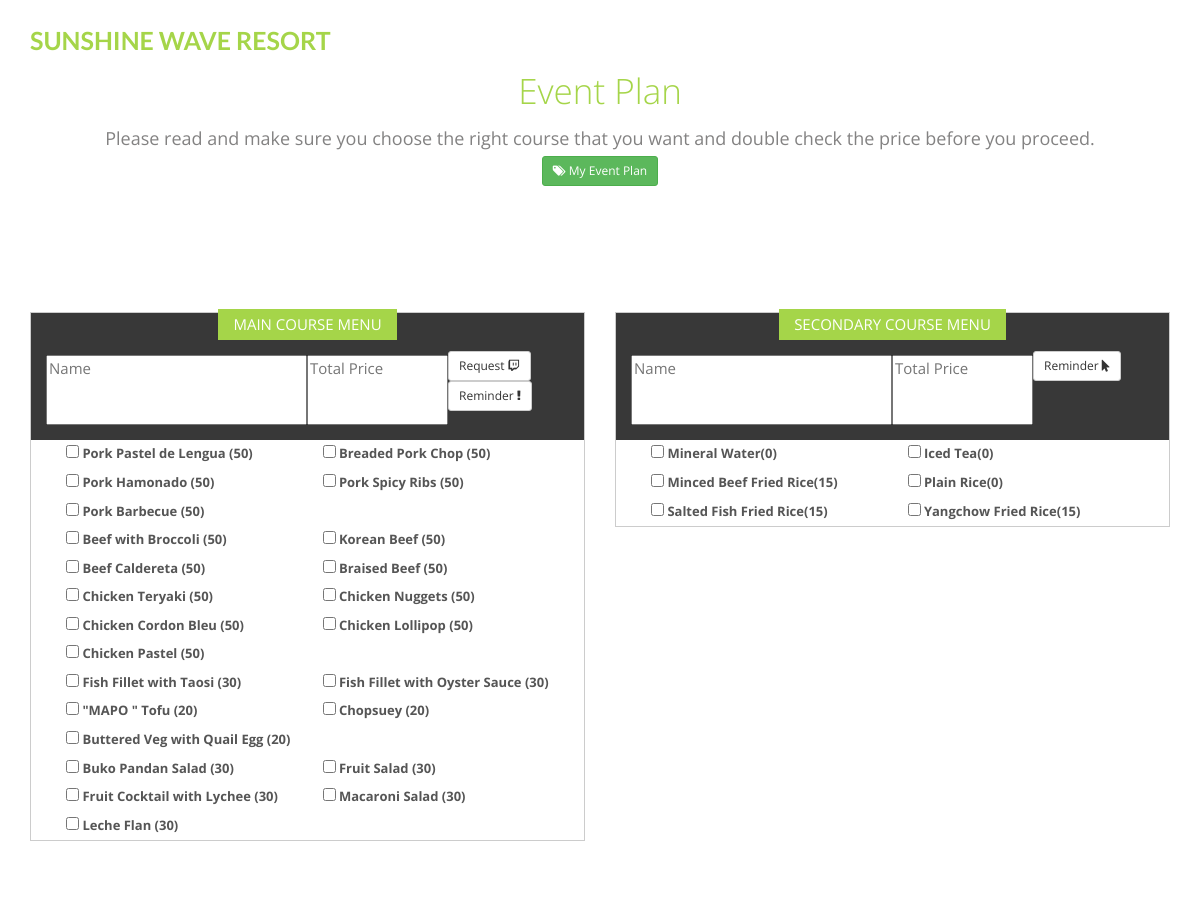
The app's page /service.php with its own data.
### tables this page shows
CREATE TABLE `tb_menu_primary_dish` (
  `menuid` int(11) NOT NULL AUTO_INCREMENT,
  `menuname` varchar(50) DEFAULT NULL,
  `f_typeid` int(11) DEFAULT NULL,
  `price` double DEFAULT NULL,
  PRIMARY KEY (`menuid`)
);

CREATE TABLE `tb_menu_secondary_dish` (
  `addid` int(11) NOT NULL AUTO_INCREMENT,
  `menuname` varchar(50) DEFAULT NULL,
  `f_typeid` int(11) DEFAULT NULL,
  `price` double DEFAULT NULL,
  PRIMARY KEY (`addid`)
);

### service.php (the view, shortened to what this page needs)
<!DOCTYPE html>
<html lang="en">
  <head>
    <link href="assets/css/font-awesome.css" rel="stylesheet">
    <link href="assets/css/bootstrap.css" rel="stylesheet">
    <link rel="stylesheet" type="text/css" href="assets/css/slick.css"/>
    <link rel="stylesheet" href="assets/css/jquery.fancybox.css" type="text/css" media="screen" />
    <link rel="stylesheet" type="text/css" href="assets/css/animate.css"/>
    <link rel="stylesheet" type="text/css" href="assets/css/bootstrap-progressbar-3.3.4.css"/>
    <link id="switcher" href="assets/css/theme-color/bridge-theme.css" rel="stylesheet">
    <link href="style.css" rel="stylesheet">
  </head>
  <body>
  <section id="menu-area">
    <nav class="navbar navbar-default" role="navigation">
      <div class="container">
        <div class="navbar-header">
          <a class="navbar-brand">Sunshine Wave Resort</a>
        </div>
    </nav>
  </section>
 <form action="g_createplan.php" method="POST">
            <div class="error-content">
              <span>Event Plan</span>
              <p>Please read and make sure you choose the right course that you want and double check the price before you proceed.</p>
              <div class="price-footer">
			 <sup class="price-up"> <button type="button" class="btn btn-success btn-sm pull-center" data-toggle="modal" data-target="#myplan"><i class="fa fa-tags"></i> My Event Plan </button></sup>
                  </div>
            </div>
			<br>
			<br>
  <section id="service">
    <div class="container">
      <div class="row">
        <div class="col-md-12">
          <div class="pricing-table-content">
            <div class="row">
			<div class="col-md-6 col-sm-6 col-xs-12">
                <div class="single-table-price" >
                  <div class="price-header">
                    <span class="price-title">Main Course Menu</span>
                    <div class="price">
<textarea name="mainname"  id="mainname" class="pull-left" cols="30" rows="3" readonly placeholder="Name"></textarea>
<textarea name="maintotal" id="maintotal" class="pull-left" cols="15" rows="3"  readonly placeholder="Total Price"></textarea>
<sup class="price-up"> <button type="button" class="btn btn-default btn-sm pull-left" data-toggle="modal" data-target="#reqform"> Request  <i class="fa fa-twitch"></i></button></sup>
<sup class="price-up"> <button type="button" class="btn btn-default btn-sm pull-left" data-toggle="modal" data-target="#menurem"> Reminder <i class="fa fa-exclamation"></i></button></sup>
                    </div>
                  </div>
                  <div class="price-article">
<?php
$query="select menuid,menuname,ftypename,price from tb_menu_primary_dish join tb_foodtype on f_typeid=ftypeid where ftypename='pork'";
$result=mysql_query($query);
while($row=mysql_fetch_assoc($result))
{
echo '     <ul>
    <div class="col-md-6 col-sm-6 col-xs-12">
  <li align="left"><input type="checkbox"  id="'.$row['menuid'].'" name="menu" value="'.$row['price'].'" onclick="calculate()" >
	<label id="main'.$row['menuid'].'" for="'.$row['menuid'].'">'.$row['menuname'].' ('.$row['price'].')</label>
	</li></div>
                    </ul>';
}
?>
                </div>
					 <div class="price-article" >
<?php
$query="select menuid,menuname,ftypename,price from tb_menu_primary_dish join tb_foodtype on f_typeid=ftypeid where ftypename='beef'";
$result=mysql_query($query);
while($row=mysql_fetch_assoc($result))
{
echo '     <ul>
    <div class="col-md-6 col-sm-6 col-xs-12">
  <li align="left"><input type="checkbox"  id="'.$row['menuid'].'" name="menu" value="'.$row['price'].'" onclick="calculate()" >
	<label id="main'.$row['menuid'].'" for="'.$row['menuid'].'">'.$row['menuname'].' ('.$row['price'].')</label>
	</li></div>
                    </ul>';
}
?>
                </div>
<div class="price-article" >
<?php
$query="select menuid,menuname,ftypename,price from tb_menu_primary_dish join tb_foodtype on f_typeid=ftypeid where ftypename='chicken'";
$result=mysql_query($query);
while($row=mysql_fetch_assoc($result))
{
echo '     <ul>
    <div class="col-md-6 col-sm-6 col-xs-12">
  <li align="left"><input type="checkbox"  id="'.$row['menuid'].'" name="menu" value="'.$row['price'].'" onclick="calculate()" >
	<label id="main'.$row['menuid'].'" for="'.$row['menuid'].'">'.$row['menuname'].' ('.$row['price'].')</label>
	</li></div>
                    </ul>';
}
?>
                </div>
				<div class="price-article" >
<?php
$query="select menuid,menuname,ftypename,price from tb_menu_primary_dish join tb_foodtype on f_typeid=ftypeid where ftypename='fish'";
$result=mysql_query($query);
while($row=mysql_fetch_assoc($result))
{
echo '     <ul>
    <div class="col-md-6 col-sm-6 col-xs-12">
  <li align="left"><input type="checkbox"  id="'.$row['menuid'].'" name="menu" value="'.$row['price'].'" onclick="calculate()" >
	<label id="main'.$row['menuid'].'" for="'.$row['menuid'].'">'.$row['menuname'].' ('.$row['price'].')</label>
	</li></div>
                    </ul>';
}
?>
                </div>
				<div class="price-article" >
<?php
$query="select menuid,menuname,ftypename,price from tb_menu_primary_dish join tb_foodtype on f_typeid=ftypeid where ftypename='vegetable'";
$result=mysql_query($query);
while($row=mysql_fetch_assoc($result))
{
echo '     <ul>
    <div class="col-md-6 col-sm-6 col-xs-12">
  <li align="left"><input type="checkbox"  id="'.$row['menuid'].'" name="menu" value="'.$row['price'].'" onclick="calculate()" >
	<label id="main'.$row['menuid'].'" for="'.$row['menuid'].'">'.$row['menuname'].' ('.$row['price'].')</label>
	</li></div>
                    </ul>';
}
?>
                </div>
				<div class="price-article" >
<?php
$query="select menuid,menuname,ftypename,price from tb_menu_primary_dish join tb_foodtype on f_typeid=ftypeid where ftypename='dessert'";
$result=mysql_query($query);
while($row=mysql_fetch_assoc($result))
{
echo '     <ul>
    <div class="col-md-6 col-sm-6 col-xs-12">
  <li align="left"><input type="checkbox"  id="'.$row['menuid'].'" name="menu" value="'.$row['price'].'" onclick="calculate()" >
	<label id="main'.$row['menuid'].'" for="'.$row['menuid'].'">'.$row['menuname'].' ('.$row['price'].')</label>
	</li></div>
                    </ul>';
}
?>
                </div>
              </div>
			 </div>
			<div class="col-md-6 col-sm-6 col-xs-12">
                <div class="single-table-price" >
                  <div class="price-header">
                    <span class="price-title">Secondary Course Menu</span>
                    <div class="price">
 	<textarea name="sec_name" class="pull-left" cols="30" rows="3" placeholder="Name" readonly></textarea>
<textarea name="sec_total" class="pull-left" cols="15" rows="3" placeholder="Total Price" readonly></textarea>
<sup class="price-up"> <button type="button" class="btn btn-default btn-sm pull-left" data-toggle="modal" data-target="#menu2rem"> Reminder <i class="fa fa-mouse-pointer"></i></button></sup>
                    </div>
                  </div>
                  <div class="price-article">
<?php
$query="select addid,menuname,ftypename,price from tb_menu_secondary_dish join tb_foodtype on f_typeid=ftypeid order by ftypename";
$result=mysql_query($query);
while($row=mysql_fetch_assoc($result))
{
echo '     <ul>
    <div class="col-md-6 col-sm-6 col-xs-12">
  <li align="left"><input type="checkbox"  id="s'.$row['addid'].'" name="secmenu" value="'.$row['price'].'" onclick="extra_calc()"  >
	<label id="ss'.$row['addid'].'" for="s'.$row['addid'].'">'.$row['menuname'].'('.$row['price'].')</label>
	</li></div>
                    </ul>';
}
?>
                </div>
              </div>
			 </div>
            </div>
          </div>
        </div>
      </div>
    </div>
  </section>
  </form>
  </body>
</html>

### assets/css/theme-color/bridge-theme.css (style rules this page uses)
.navbar-brand { color: #a5d549 !important; }
.price-title { background-color: #a5d549; }
.error-content span { color: #a5d549; }

### style.css (style rules this page uses)
body { font-family: 'Open Sans', sans-serif; font-size: 16px; overflow-x: hidden !important; color: #838282; }
ul { padding: 0; margin: 0; list-style: none; }
a { text-decoration: none; color: #2f2f2f; }
#menu-area { background-color: #fff; display: inline; float: left; width: 100%; position: relative; }
#menu-area .navbar-default { background-color: #fff; border-color: #fff; margin-bottom: 0; }
.navbar-brand { font-family: "Lato",sans-serif; font-size: 25px; font-weight: bold; margin-top: 14px; text-transform: uppercase; }
#service { background-color: #fff; display: inline; float: left; padding: 70px 0; width: 100%; }
.pricing-table-content { display: inline; float: left; margin-top: 50px; width: 100%; }
.single-table-price { background-color: #fff; display: inline; float: left; text-align: center; width: 100%; border: 1px solid #ccc; }
.price-header { background-color: #383838; color: #ccc; display: inline; float: left; width: 100%; }
.price-title { color: #fff; display: inline-block; font-size: 15px; margin-top: -5px; min-width: 150px; padding: 5px 15px; text-transform: uppercase; }
.price { color: #555; display: inline; float: left; font-size: 15px; font-weight: normal; padding: 15px; width: 100%; }
.price textarea { resize: none; color: #555; }
.price .price-up { font-size: 60%; }
.price-article { display: inline; float: left; padding: 0 20px; width: 100%; }
.price-article ul li { border-bottom: 1px solid #ccc; color: #555; padding: 1px 0; font-size: 13px; }
.price-article ul li:last-child { border: none; }
.price-footer { display: inline; float: left; width: 100%; }
.error-content { display: inline; float: left; text-align: center; width: 100%; }
.error-content span { font-size: 35px; font-weight: 300; }
.error-content p { font-size: 18px; margin-top: 10px; }

### records on screen
tb_menu_primary_dish: menuname "Pork Pastel de Lengua", price "50"
tb_menu_primary_dish: menuname "Breaded Pork Chop", price "50"
tb_menu_primary_dish: menuname "Pork Hamonado", price "50"
tb_menu_primary_dish: menuname "Pork Spicy Ribs", price "50"
tb_menu_primary_dish: menuname "Pork Barbecue", price "50"
tb_menu_primary_dish: menuname "Beef with Broccoli", price "50"
tb_menu_primary_dish: menuname "Korean Beef", price "50"
tb_menu_primary_dish: menuname "Beef Caldereta", price "50"
tb_menu_primary_dish: menuname "Braised Beef", price "50"
tb_menu_primary_dish: menuname "Chicken Teryaki", price "50"
tb_menu_primary_dish: menuname "Chicken Nuggets", price "50"
tb_menu_primary_dish: menuname "Chicken Cordon Bleu", price "50"
tb_menu_primary_dish: menuname "Chicken Lollipop", price "50"
tb_menu_primary_dish: menuname "Chicken Pastel", price "50"
tb_menu_primary_dish: menuname "Fish Fillet with Taosi", price "30"
tb_menu_primary_dish: menuname "Fish Fillet with Oyster Sauce", price "30"
tb_menu_primary_dish: menuname "\"MAPO \" Tofu", price "20"
tb_menu_primary_dish: menuname "Chopsuey", price "20"
tb_menu_primary_dish: menuname "Buttered Veg with Quail Egg", price "20"
tb_menu_primary_dish: menuname "Buko Pandan Salad", price "30"
tb_menu_primary_dish: menuname "Fruit Salad", price "30"
tb_menu_primary_dish: menuname "Fruit Cocktail with Lychee", price "30"
tb_menu_primary_dish: menuname "Macaroni Salad", price "30"
tb_menu_primary_dish: menuname "Leche Flan", price "30"
tb_menu_secondary_dish: menuname "Mineral Water", price "0"
tb_menu_secondary_dish: menuname "Iced Tea", price "0"
tb_menu_secondary_dish: menuname "Minced Beef Fried Rice", price "15"
tb_menu_secondary_dish: menuname "Plain Rice", price "0"
tb_menu_secondary_dish: menuname "Salted Fish Fried Rice", price "15"
tb_menu_secondary_dish: menuname "Yangchow Fried Rice", price "15"
